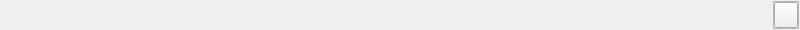
<?xml version="1.0" encoding="UTF-8"?>
<ui version="4.0">
 <class>Panel</class>
 <widget class="QFrame" name="Panel">
  <property name="geometry">
   <rect>
    <x>0</x>
    <y>0</y>
    <width>800</width>
    <height>30</height>
   </rect>
  </property>
  <property name="sizePolicy">
   <sizepolicy hsizetype="Maximum" vsizetype="Expanding">
    <horstretch>0</horstretch>
    <verstretch>0</verstretch>
   </sizepolicy>
  </property>
  <property name="minimumSize">
   <size>
    <width>800</width>
    <height>30</height>
   </size>
  </property>
  <property name="maximumSize">
   <size>
    <width>16777215</width>
    <height>33</height>
   </size>
  </property>
  <property name="windowTitle">
   <string>Panel</string>
  </property>
  <property name="toolTipDuration">
   <number>2</number>
  </property>
  <layout class="QHBoxLayout" name="panelLayout">
   <property name="spacing">
    <number>1</number>
   </property>
   <property name="leftMargin">
    <number>1</number>
   </property>
   <property name="topMargin">
    <number>1</number>
   </property>
   <property name="rightMargin">
    <number>1</number>
   </property>
   <property name="bottomMargin">
    <number>1</number>
   </property>
   <item>
    <widget class="QWidget" name="aleftWidget" native="true">
     <property name="sizePolicy">
      <sizepolicy hsizetype="Minimum" vsizetype="Expanding">
       <horstretch>0</horstretch>
       <verstretch>0</verstretch>
      </sizepolicy>
     </property>
     <layout class="QHBoxLayout" name="horizontalLayout">
      <property name="spacing">
       <number>0</number>
      </property>
      <property name="leftMargin">
       <number>0</number>
      </property>
      <property name="topMargin">
       <number>0</number>
      </property>
      <property name="rightMargin">
       <number>0</number>
      </property>
      <property name="bottomMargin">
       <number>0</number>
      </property>
      <item>
       <layout class="QHBoxLayout" name="aleftLayout"/>
      </item>
     </layout>
    </widget>
   </item>
   <item>
    <widget class="QWidget" name="centerWidget" native="true">
     <property name="sizePolicy">
      <sizepolicy hsizetype="Expanding" vsizetype="Minimum">
       <horstretch>0</horstretch>
       <verstretch>0</verstretch>
      </sizepolicy>
     </property>
     <layout class="QHBoxLayout" name="horizontalLayout_2">
      <property name="spacing">
       <number>0</number>
      </property>
      <property name="leftMargin">
       <number>0</number>
      </property>
      <property name="topMargin">
       <number>0</number>
      </property>
      <property name="rightMargin">
       <number>0</number>
      </property>
      <property name="bottomMargin">
       <number>0</number>
      </property>
      <item>
       <layout class="QHBoxLayout" name="centerLayout"/>
      </item>
     </layout>
    </widget>
   </item>
   <item>
    <spacer name="horizontalSpacer">
     <property name="orientation">
      <enum>Qt::Horizontal</enum>
     </property>
     <property name="sizeHint" stdset="0">
      <size>
       <width>40</width>
       <height>20</height>
      </size>
     </property>
    </spacer>
   </item>
   <item>
    <widget class="QFrame" name="rightFrame">
     <property name="sizePolicy">
      <sizepolicy hsizetype="Minimum" vsizetype="Expanding">
       <horstretch>0</horstretch>
       <verstretch>0</verstretch>
      </sizepolicy>
     </property>
     <property name="frameShape">
      <enum>QFrame::StyledPanel</enum>
     </property>
     <property name="frameShadow">
      <enum>QFrame::Raised</enum>
     </property>
     <property name="lineWidth">
      <number>8</number>
     </property>
     <layout class="QHBoxLayout" name="horizontalLayout_3">
      <property name="spacing">
       <number>0</number>
      </property>
      <property name="leftMargin">
       <number>0</number>
      </property>
      <property name="topMargin">
       <number>0</number>
      </property>
      <property name="rightMargin">
       <number>0</number>
      </property>
      <property name="bottomMargin">
       <number>0</number>
      </property>
      <item>
       <layout class="QHBoxLayout" name="rightLayout">
        <property name="spacing">
         <number>0</number>
        </property>
        <item>
         <widget class="QToolButton" name="toolButton">
          <property name="sizePolicy">
           <sizepolicy hsizetype="Minimum" vsizetype="Expanding">
            <horstretch>0</horstretch>
            <verstretch>0</verstretch>
           </sizepolicy>
          </property>
          <property name="text">
           <string/>
          </property>
          <property name="icon">
           <iconset theme="firefox"/>
          </property>
         </widget>
        </item>
       </layout>
      </item>
     </layout>
    </widget>
   </item>
  </layout>
 </widget>
 <resources/>
 <connections/>
</ui>
